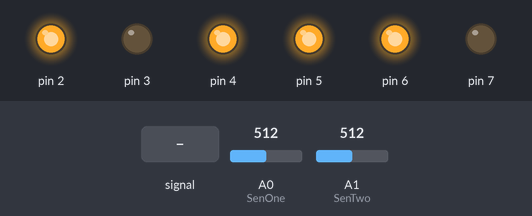
This sketch was run on a simulated Arduino Uno, built with avr-gcc and run on an emulated ATmega328P. Parts: output pins drawn as LEDs (lit = HIGH). Inputs (shaded band) come from the test bench; at power-on: A1 (SenTwo) = 512, A0 (SenOne) = 512. What the sketch prints to the serial monitor is not drawn.

Above: at 1.2 s.
1.3 s: A0 (SenOne) fed a 200 Hz sine of ±255 counts around its level
At 1.59 s:
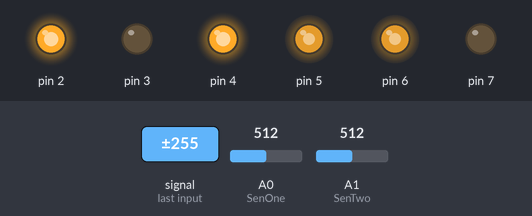
4.3 s: A1 (SenTwo) set to 601
7.3 s: A1 (SenTwo) set to 633
8.8 s: A1 (SenTwo) set to 736
10.3 s: A1 (SenTwo) set to 760
At 10.6 s:
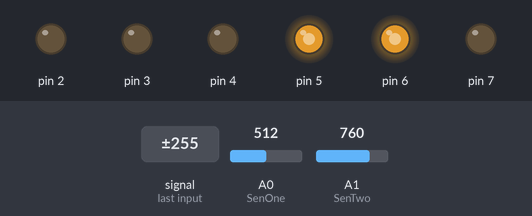
11.8 s: A0 (SenOne) set to 739
At 12.5 s:
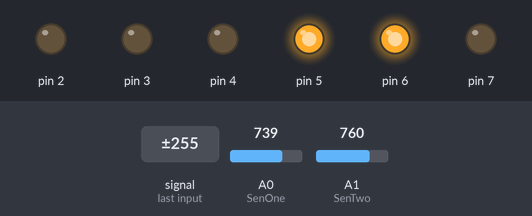
13.3 s: A0 (SenOne) set to 765
At 14.6 s:
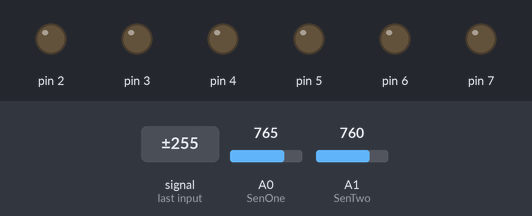
Timing chart, 0 to 15.8 s (numbered marks = the images above; inputs shaded):
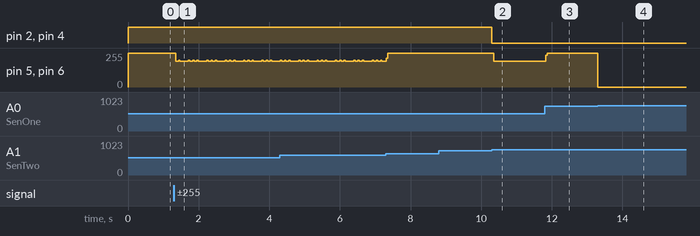

Measured:
- the behaviour switches between 750 and 751 on A1 (SenTwo) (found by bisection; images 1 and 2)
- the behaviour switches between 750 and 751 on A0 (SenOne) (found by bisection; images 3 and 4)
- after the input at 1.3 s, pin 5, pin 6: 255/255 → 194/255 after 0.05 s, then repeats every 0.52 s: 201/255 0.04 s, 194/255 0.24 s, 200/255 0.04 s, 192/255 0.08 s, 200/255 0.04 s, 194/255 0.08 s
- after the input at 8.8 s, every drawn part: stays the same
- after the input at 10.3 s, pin 2, pin 4: HIGH → LOW at once; pin 5, pin 6: 255/255 → 193/255 after 0.05 s
- after the input at 11.8 s, pin 5, pin 6: 193/255 → 255/255 at once
- after the input at 13.3 s, pin 5, pin 6: 255/255 → 0/255 at once

The sketch:

Supervisor.ino
```cpp
//Sugarcane Irrigation Control
//*****************************

int SenOne = A0;
int SenTwo = A1;

void setup() {
  pinMode(SenOne, INPUT);
  pinMode(SenTwo, INPUT);
  pinMode(7, OUTPUT);
  pinMode(6, OUTPUT);
  pinMode(5, OUTPUT);
  pinMode(4, OUTPUT);
  pinMode(3, OUTPUT);
  pinMode(2, OUTPUT);

  Serial.begin(9600);
}

//Functions for Motor One
void motorOneOn(){
  digitalWrite(7, LOW);
  digitalWrite(6, HIGH);
  digitalWrite(5, HIGH);
}
void motorOneOff(){
  digitalWrite(7, LOW);
  digitalWrite(6, LOW);
  digitalWrite(5, LOW);
}

//Functions for Motor Two
void motorTwoOn(){
  digitalWrite(4, HIGH);
  digitalWrite(3, LOW);
  digitalWrite(2, HIGH);
}
void motorTwoOff(){
  digitalWrite(4, LOW);
  digitalWrite(3, LOW);
  digitalWrite(2, LOW);
}

void loop() {

//Most Tolerated Value--------------
  float humVal = 750.01;

//Least Tolerated Value-------------
  float dryVal = 615.20;

  int SenValOne = analogRead(SenOne);
  float SenVOne = analogRead(SenOne)*0.0048828125;

  int SenValTwo = analogRead(SenTwo);
  float SenVTwo = analogRead(SenTwo)*0.0048828125;

  if(SenValOne<=dryVal && SenValTwo>=humVal){
    motorOneOn();
    motorTwoOff();
    Serial.write(1);
  }
  else if(SenValOne>=humVal && SenValTwo<=dryVal){
    motorOneOff();
    motorTwoOn();
    Serial.write(2);
  }
  else if(SenValOne<=dryVal && SenValTwo<=dryVal){
    motorOneOn();
    motorTwoOn();
    Serial.write(3);
  }
  else if(SenValOne>=humVal && SenValTwo>=humVal){
    motorOneOff();
    motorTwoOff();
    Serial.write(4);
  }
}
```
